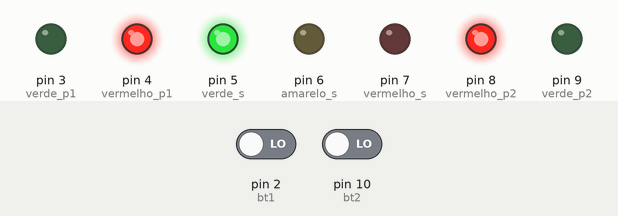
Bench run of a sketch on a simulated Arduino Uno, built with avr-gcc and run on an emulated ATmega328P. On the bench: output pins drawn as LEDs (lit = HIGH). The inputs (shaded band) are chosen by the test bench; at power-on: pin 2 (bt1) LOW, pin 10 (bt2) LOW.

Above: at 1.2 s.
1.3 s: pin 2 (bt1) driven HIGH
At 4.6 s:
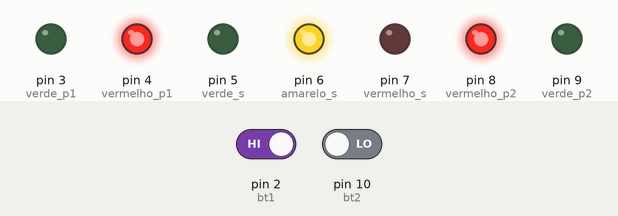
At 6.2 s:
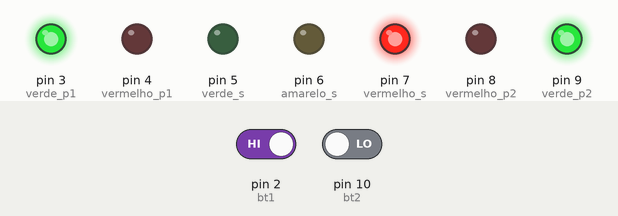
Timing chart, 0 to 11.8 s (numbered marks = the images above; inputs shaded):
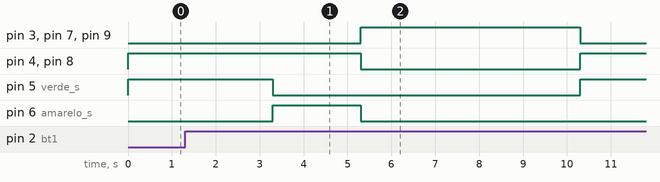

Measured:
- after the input at 1.3 s, pin 3 (verde_p1), pin 7 (vermelho_s), pin 9 (verde_p2): LOW → HIGH after 4.0 s, → LOW 5.0 s later; pin 4 (vermelho_p1), pin 8 (vermelho_p2): HIGH → LOW after 4.0 s, → HIGH 5.0 s later; pin 5 (verde_s): HIGH → LOW after 2.0 s, → HIGH 7.0 s later; pin 6 (amarelo_s): LOW → HIGH after 2.0 s, → LOW 2.0 s later

The sketch:

semaforo.ino
```cpp
// dando um "nome" para as portas
// agora temos o botão também
int bt1 = 2;
int verde_p1 = 3;
int vermelho_p1 = 4;
int verde_s = 5;
int amarelo_s = 6;
int vermelho_s = 7;
int vermelho_p2 = 8;
int verde_p2 = 9;
int bt2 = 10;

void setup() {
  // indicando para o arduíno quais portas vamos usar
  pinMode(verde_p1, OUTPUT);
  pinMode(vermelho_p1, OUTPUT);

  pinMode(verde_s, OUTPUT);
  pinMode(vermelho_s, OUTPUT);
  pinMode(amarelo_s, OUTPUT);

  pinMode(vermelho_p2, OUTPUT);
  pinMode(verde_p2, OUTPUT);

  pinMode(bt1, INPUT);
  pinMode(bt2, INPUT);

  // iniciamos com o verde ligado ...
  digitalWrite(verde_s, HIGH);
  digitalWrite(vermelho_p1, HIGH);
  digitalWrite(vermelho_p2, HIGH);

  // .. e o amarelo e vermelho desligados
  digitalWrite(vermelho_s, LOW);
  digitalWrite(amarelo_s, LOW);
  digitalWrite(verde_p1, LOW);
  digitalWrite(verde_p2, LOW);
}

void loop() {
  if ((digitalRead(bt1) == HIGH) || (digitalRead(bt2) == HIGH)) {
      // esperamos um pouco antes de começar a lógica
      delay(2000);
      semaforo();
  }
}

void semaforo() {
  // amarelo logo após o botão ser pressionado!
  // se encaixa perfeitamente na nossa lógica
  // entendeu porque começamos no amarelo no exercício anterior? 🙂
  digitalWrite(vermelho_s, LOW);
  digitalWrite(amarelo_s, HIGH);
  digitalWrite(verde_s, LOW);

  // esperamos 2s com o sinal no amarelo
  delay(2000);

  // apagamos o amarelo e ligamos o vermelho
  digitalWrite(amarelo_s, LOW);
  digitalWrite(vermelho_s, HIGH);
  digitalWrite(vermelho_p1, LOW);
  digitalWrite(vermelho_p2, LOW);
  digitalWrite(verde_p1, HIGH);
  digitalWrite(verde_p2, HIGH);
  // Não precisa desse pois o verde já estava apagado
  // digitalWrite(verde, LOW);

  // esperamos 5s com o sinal fechado
  delay(5000);

  // para finalizar, apagamos o vermelho e ligamos o verde
  digitalWrite(vermelho_p1, HIGH);
  digitalWrite(vermelho_p2, HIGH);
  digitalWrite(verde_s, HIGH);
  // não precisa desse pois o amarelo já estava apagado
  // digitalWrite(amarelo, LOW);
  digitalWrite(verde_p1, LOW);
  digitalWrite(verde_p2, LOW);
  digitalWrite(vermelho_s, LOW);

  // esperamos 5s com o sinal aberto
  delay(5000);
}
```
